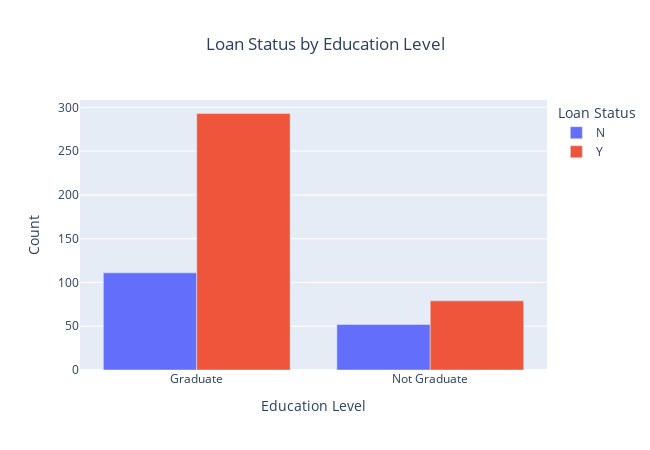

Notebook source saved alongside this figure:
### Markdown cell above
**4. Education Level vs Loan Status**

### Code cell
education_counts = (
    df1
    .groupby(["Education", "Loan_Status"])
    .size()
    .reset_index(name="Count")
)
fig = px.bar(
    education_counts,
    x="Education",
    y="Count",
    color="Loan_Status",
    barmode="group",
    title="Loan Status by Education Level",
    labels={
        "Education": "Education Level",
        "Loan_Status": "Loan Status",
        "Count": "Count"
    }
)

fig.update_layout(
    width=650,
    height=450,
    title_x=0.5
)

fig.show()

### Figure 1 — Plotly figure (JSON) as saved in the notebook; plotly's stock layout.template omitted (floating-point values rounded to 4 significant figures)
{"data": [{"alignmentgroup": "True", "hovertemplate": "Loan Status=N<br>Education Level=%{x}<br>Count=%{y}<extra></extra>", "legendgroup": "N", "marker": {"color": "#636efa", "pattern": {"shape": ""}}, "name": "N", "offsetgroup": "N", "orientation": "v", "showlegend": true, "textposition": "auto", "type": "bar", "x": ["Graduate", "Not Graduate"], "xaxis": "x", "y": [111, 52], "yaxis": "y"}, {"alignmentgroup": "True", "hovertemplate": "Loan Status=Y<br>Education Level=%{x}<br>Count=%{y}<extra></extra>", "legendgroup": "Y", "marker": {"color": "#EF553B", "pattern": {"shape": ""}}, "name": "Y", "offsetgroup": "Y", "orientation": "v", "showlegend": true, "textposition": "auto", "type": "bar", "x": ["Graduate", "Not Graduate"], "xaxis": "x", "y": [293, 79], "yaxis": "y"}], "layout": {"barmode": "group", "height": 450, "legend": {"title": {"text": "Loan Status"}, "tracegroupgap": 0}, "title": {"text": "Loan Status by Education Level", "x": 0.5}, "width": 650, "xaxis": {"anchor": "y", "domain": [0, 1], "title": {"text": "Education Level"}}, "yaxis": {"anchor": "x", "domain": [0, 1], "title": {"text": "Count"}}}}
